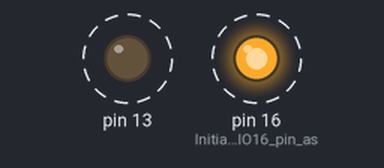
Bench run of a sketch on a simulated Arduino Uno, built with avr-gcc and run on an emulated ATmega328P. Shown: output pins drawn as LEDs (lit = HIGH). Dashed ring = blinking. What the sketch prints to the serial monitor is not drawn.

Above: at 0.5 s.
Timing chart, 0 to 4.6 s (numbered marks = the images above):
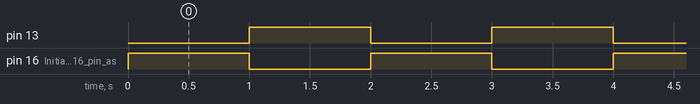

The sketch:

HelloWorld_Blink.ino
```cpp
// Authored by Arash Harirpoosh - 9731505

void setup() {
  // put your setup code here, to run once:
  Serial.begin(115200); // Set the baud rate (115200 bits per second) of the Serial Monitor
  pinMode(LED_BUILTIN, OUTPUT);     // Initialize the LED_BUILTIN pin as an output
  pinMode(16, OUTPUT);     // Initialize GPIO16 pin as an output
}

void loop() {
  // put your main code here, to run repeatedly:
  Serial.println("Hello World!!!"); // Print 'Hello World!!!' in Serial Monitor
  digitalWrite(LED_BUILTIN, LOW);   // Turn the LED on by making the voltage LOW
  digitalWrite(16, HIGH);  // Turn the LED off by making the voltage HIGH
  delay(1000);                      // Wait for a second
  digitalWrite(LED_BUILTIN, HIGH);  // Turn the LED off by making the voltage HIGH
  digitalWrite(16, LOW);   // Turn the LED on by making the voltage LOW
  delay(1000); // Wait for a second
}
```

Measured:
- by itself, pin 13, pin 16 (Initialize_GPIO16_pin_as): alternates HIGH for 1.0 s and LOW for 1.0 s
